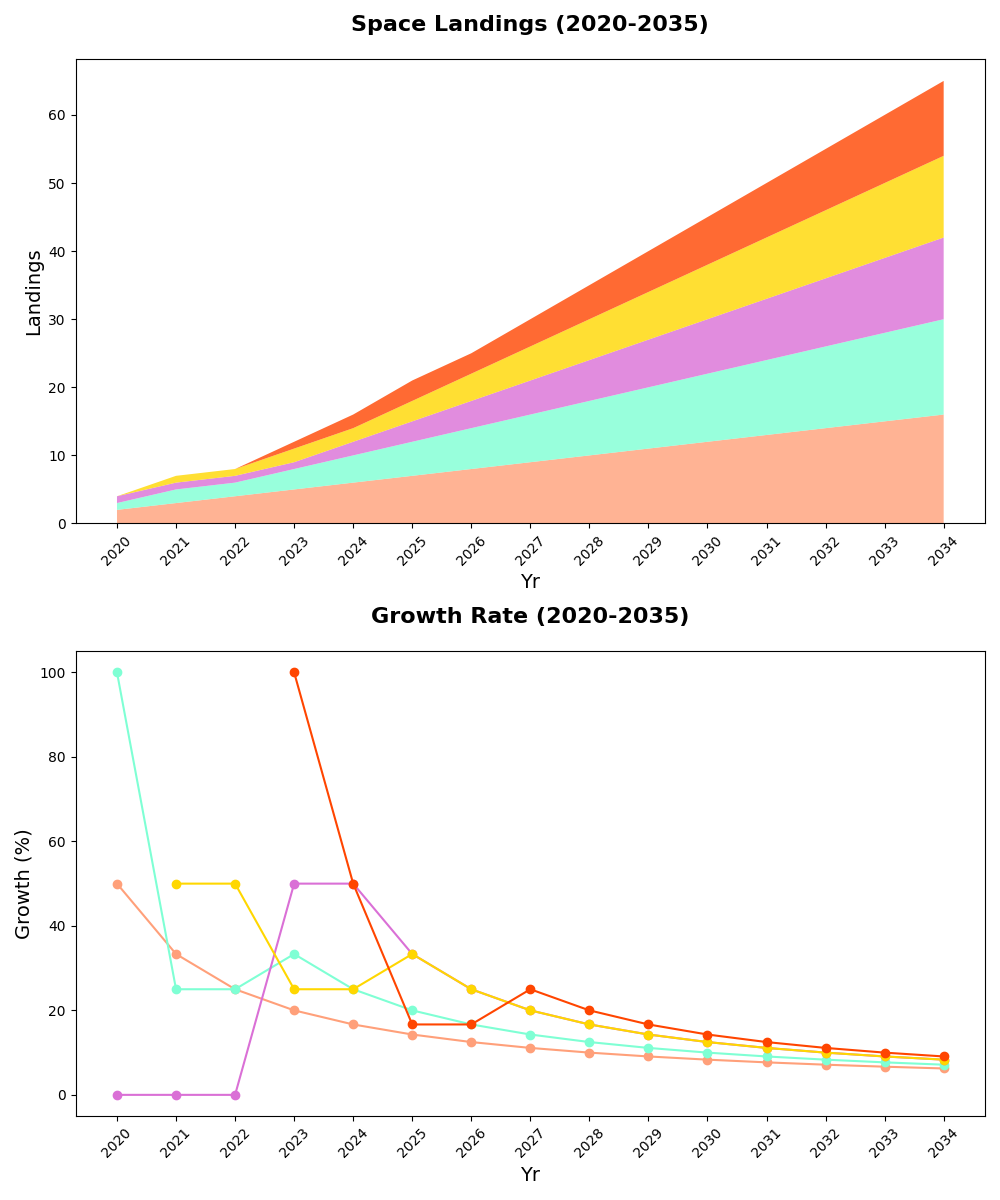

This chart was generated by the following Python code:
import matplotlib.pyplot as plt
import numpy as np

years = np.arange(2020, 2035)

moon_landings = np.array([2, 3, 4, 5, 6, 7, 8, 9, 10, 11, 12, 13, 14, 15, 16])
mars_landings = np.array([1, 2, 2, 3, 4, 5, 6, 7, 8, 9, 10, 11, 12, 13, 14])
venus_landings = np.array([1, 1, 1, 1, 2, 3, 4, 5, 6, 7, 8, 9, 10, 11, 12])
jupiter_landings = np.array([0, 1, 1, 2, 2, 3, 4, 5, 6, 7, 8, 9, 10, 11, 12])
saturn_landings = np.array([0, 0, 0, 1, 2, 3, 3, 4, 5, 6, 7, 8, 9, 10, 11])

fig, (ax1, ax2) = plt.subplots(2, 1, figsize=(10, 12))

ax1.stackplot(years, moon_landings, mars_landings, venus_landings, jupiter_landings, saturn_landings,
              colors=['#FFA07A', '#7FFFD4', '#DA70D6', '#FFD700', '#FF4500'], alpha=0.8)
ax1.set_title("Space Landings (2020-2035)", fontsize=16, fontweight='bold', pad=20)
ax1.set_xlabel("Yr", fontsize=14)
ax1.set_ylabel("Landings", fontsize=14)
ax1.set_xticks(years[::1])
ax1.tick_params(axis='x', rotation=45)

moon_growth_rate = np.gradient(moon_landings) / moon_landings * 100
mars_growth_rate = np.gradient(mars_landings) / mars_landings * 100
venus_growth_rate = np.gradient(venus_landings) / venus_landings * 100
jupiter_growth_rate = np.gradient(jupiter_landings) / jupiter_landings * 100
saturn_growth_rate = np.gradient(saturn_landings) / saturn_landings * 100

ax2.plot(years, moon_growth_rate, color='#FFA07A', marker='o')
ax2.plot(years, mars_growth_rate, color='#7FFFD4', marker='o')
ax2.plot(years, venus_growth_rate, color='#DA70D6', marker='o')
ax2.plot(years, jupiter_growth_rate, color='#FFD700', marker='o')
ax2.plot(years, saturn_growth_rate, color='#FF4500', marker='o')
ax2.set_title("Growth Rate (2020-2035)", fontsize=16, fontweight='bold', pad=20)
ax2.set_xlabel("Yr", fontsize=14)
ax2.set_ylabel("Growth (%)", fontsize=14)
ax2.set_xticks(years[::1])
ax2.tick_params(axis='x', rotation=45)

plt.tight_layout()
plt.show()
